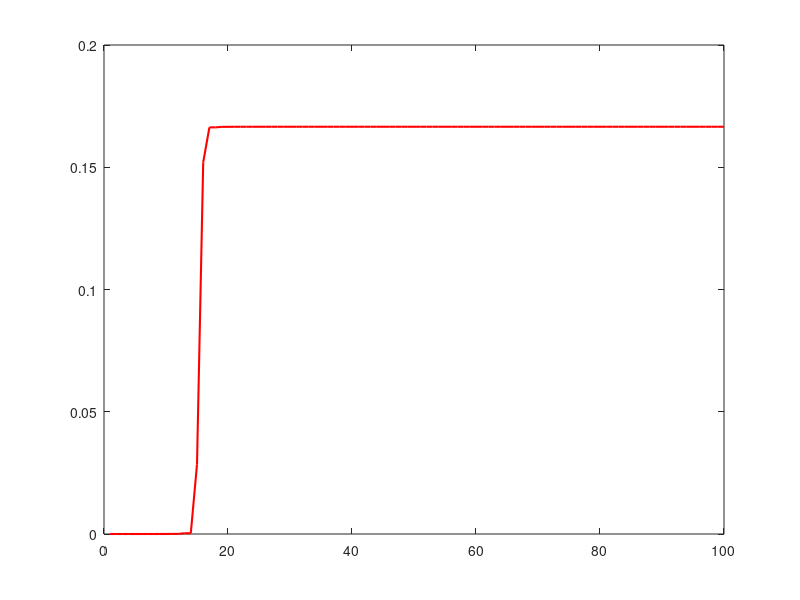

The MATLAB script that drew this image: (Note: this script raises an error after producing the figure.)
% POTENCIA MEDIA DE f1p(t) POR MÉTODO DIRECTO VS PARSEVAL
% ========================================================

% 1. Parámetros
T = 10;
t0 = -3;
M = 10000; % muestras
dt = T / M;
t = linspace(t0, t0 + T, M);

% 2. Definición de la función f1p(t)
f1p = zeros(size(t));
for k = 1:length(t)
    tk = mod(t(k) - t0, T) + t0;
    if tk >= -3 && tk < 2
        f1p(k) = ((tk + 3)/5) * cos(10 * tk);
    elseif tk >= 2 && tk < 7
        f1p(k) = ((7 - tk)/5) * cos(10 * tk);
    else
        f1p(k) = 0;
    end
end

% 3. Potencia media directa (integral clásica por sumas de Riemann)
P_directa = (1 / T) * sum(f1p.^2) * dt;

% 4. Cálculo de Parseval para varios valores de N
Nmax = 100;
a0 = (2/T) * sum(f1p) * dt;

an = zeros(1, Nmax);
bn = zeros(1, Nmax);
P_parseval = zeros(1, Nmax);

for n = 1:Nmax
    an(n) = (2/T) * sum(f1p .* cos(2*pi*n*t/T)) * dt;
    bn(n) = (2/T) * sum(f1p .* sin(2*pi*n*t/T)) * dt;
    
    if n == 1
        P_parseval(n) = a0^2/4 + 0.5*(an(n)^2 + bn(n)^2);
    else
        P_parseval(n) = P_parseval(n-1) + 0.5*(an(n)^2 + bn(n)^2);
    end
end

% 5. Gráfico de comparación
figure;
plot(1:Nmax, P_parseval, 'r', 'LineWidth', 1.5); hold on;
yline(P_directa, 'b--', 'LineWidth', 1.5);
legend('Parseval (estimado)', 'Potencia directa (clásica)', 'Location', 'southeast');
xlabel('Número de armónicos N');
ylabel('Potencia media estimada');
title('Comparación de potencia media: método directo vs Parseval');
grid on;

% Guardar figura para LaTeX
saveas(gcf, 'potencia_vs_N.png');
